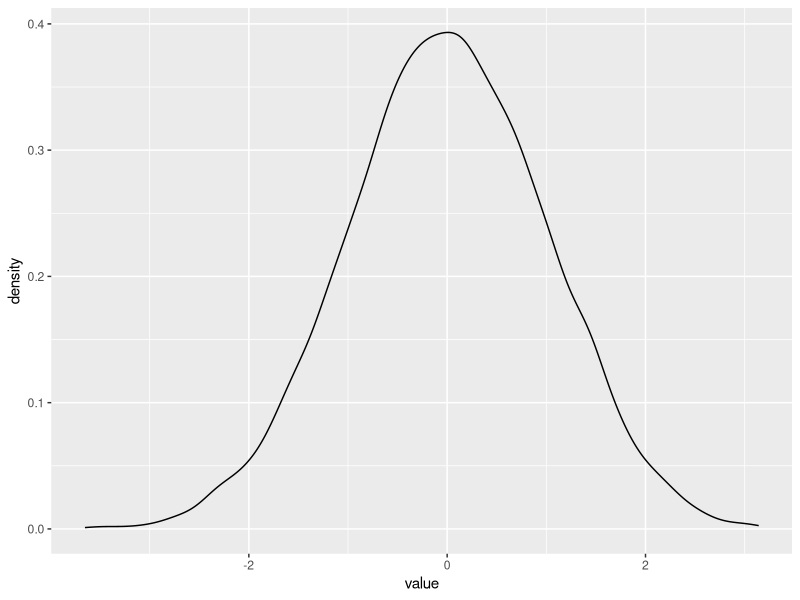
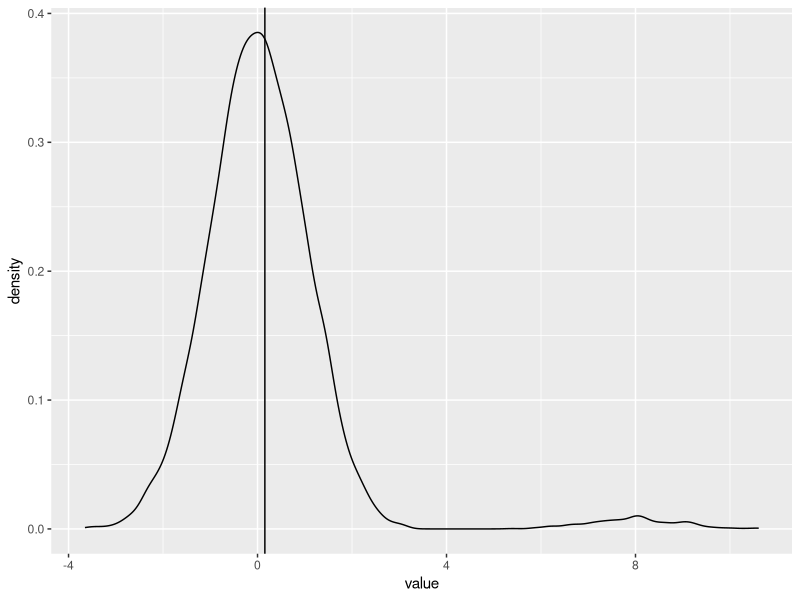
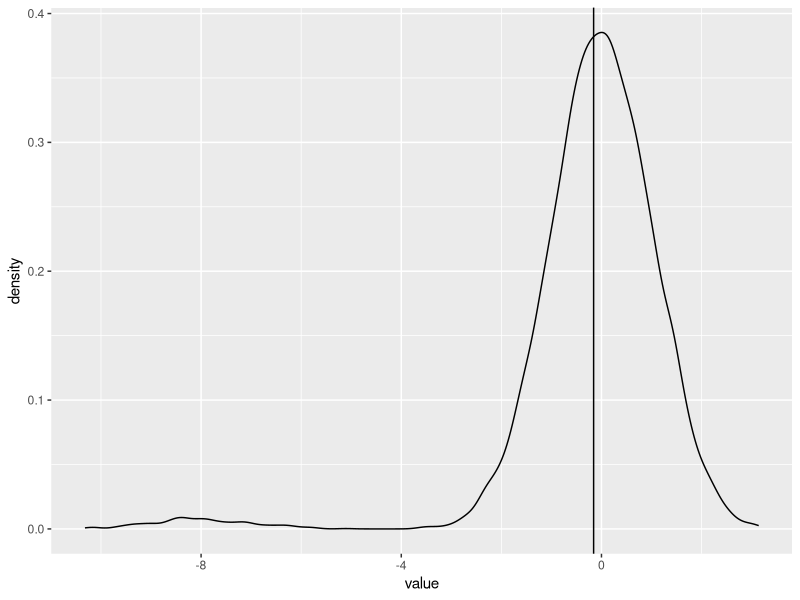

The R source for these figures, in order: (Note: this script raises an error after producing the figures.)
library(tidyverse)

set.seed(105820)

# Normal ----
# Sample from normal distribution
dat <- rnorm(10000, 0, 1) %>%
  as_tibble()

# Vizualize sample 
dat %>% 
  ggplot(aes(x = value)) + 
  geom_density()

# Positive skew ----
# Add positive skew
positive_skew <- dat %>%
  bind_rows(as_tibble(rnorm(200, 8, 1)))

# Visualize
positive_skew %>% 
  ggplot(aes(x = value)) + 
  geom_density() + 
  geom_vline(xintercept = mean(positive_skew$value))

# Negative skew ----
# Add negative skew
negative_skew <- dat %>%
  bind_rows(as_tibble(rnorm(200, -8, 1)))

# Visualize
negative_skew %>% 
  ggplot(aes(x = value)) + 
  geom_density() + 
  geom_vline(xintercept = mean(negative_skew$value))

# Transformations 
transforms <- c(function(x){1/(x+.00000001)}, # adding small amount to avoid div by 0
                function(x){log10(x+abs(min(x))+1)},  # adjusting to avoid zero
                function(x){x^2}, 
                function(x){x^3})

transformed <- map(transforms, negative_skew)
pmap(list(x = negative_skew), transforms)

transformed <- lapply(negative_skey, transforms)

transformed <- lapply(transforms, function(f) sapply(negative_skew, function(d) f(d)))
for (i in 1:length(transformed)){
  transformed[[i]] %>%
  as_tibble() %>%
  ggplot(aes(x = value)) + 
    geom_density() 
}
